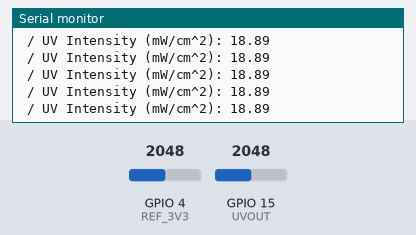
This sketch was run on a simulated ESP32. On the bench: the last lines printed to the serial monitor. The inputs (shaded band) are chosen by the test bench; at power-on: GPIO 4 (REF_3V3) = 2048, GPIO 15 (UVOUT) = 2048.

Above: at 1.2 s.
1.3 s: GPIO 4 (REF_3V3) set to 512
At 1.8 s:
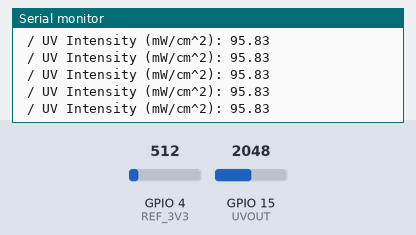
4.3 s: GPIO 4 (REF_3V3) set to 470
At 4.8 s:
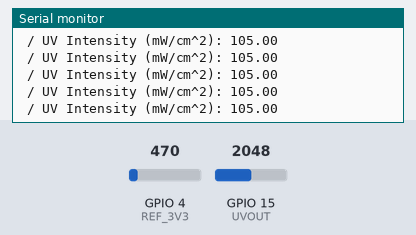
7.3 s: GPIO 15 (UVOUT) set to 1890
At 8.2 s:
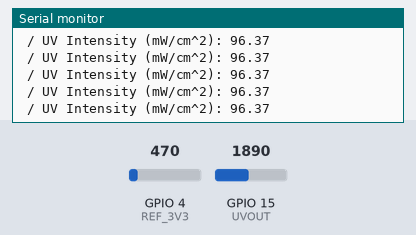
Timing chart, 0 to 10.3 s (numbered marks = the images above; inputs shaded):
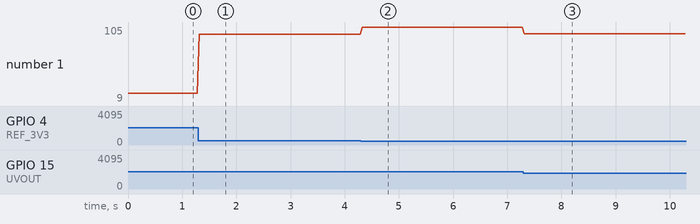

Measured:
- after the input at 1.3 s, the serial monitor: prints a new line at once (image 1)
- after the input at 4.3 s, the serial monitor: prints a new line at once (image 2)
- after the input at 7.3 s, the serial monitor: prints a new line at once (image 3)
- plotted number 1: 18.89 → 95.83 after the input at 1.3 s, 95.83 → 105 after the input at 4.3 s, 105 → 9 after the input at 7.3 s

The sketch:

UV_Sensor_test1.ino
```cpp
#include <SPI.h>
#include <Wire.h>

int UVOUT = 15; //Output from the sensor
int REF_3V3 = 4; //3.3V power on the ESP32 board

void setup()
{
  Serial.begin(9600);
  pinMode(UVOUT, INPUT);
  pinMode(REF_3V3, INPUT);
  }

//Takes an average of readings on a given pin
//Returns the average
int averageAnalogRead(int pinToRead)
{
  byte numberOfReadings = 8;
  unsigned int runningValue = 0;

  for(int x = 0 ; x < numberOfReadings ; x++)
    runningValue += analogRead(pinToRead);
  runningValue /= numberOfReadings;

  return(runningValue);
}

float mapfloat(float x, float in_min, float in_max, float out_min, float out_max)
{
  return (x - in_min) * (out_max - out_min) / (in_max - in_min) + out_min;
}

void loop()
{
  int uvLevel = averageAnalogRead(UVOUT);
  int refLevel = averageAnalogRead(REF_3V3);

  //Use the 3.3V power pin as a reference to get a very accurate output value from sensor
  float outputVoltage = 3.3 / refLevel * uvLevel;

  float uvIntensity = mapfloat(outputVoltage, 0.87, 2.8, 0.0, 15.0); //Convert the voltage to a UV intensity level (V input, v_minimiletti, V_MAXletti, valminimoUVIndex (Non modificare), valMAXUVIndex(Non modificare))

  /*
  //DEBUG
  Serial.print("output: ");
  Serial.print(refLevel);

  Serial.print("ML8511 output: ");
  Serial.print(uvLevel);

  Serial.print(" / ML8511 voltage: ");
  Serial.print(outputVoltage);*/

  //Print seriale
  Serial.print(" / UV Intensity (mW/cm^2): ");
  Serial.print(uvIntensity);
  Serial.println();
}
```
